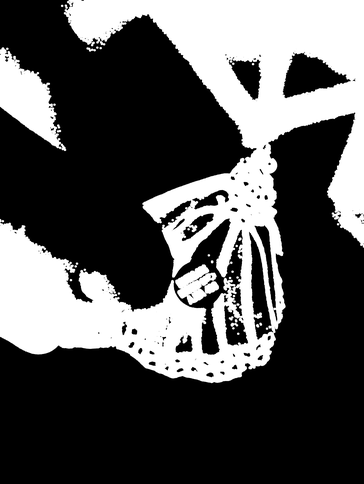
#> input picture debug/sample1_02_dilated_dark.png, 364 x 484 px, shrunk from 3072 x 4080 before the run, given in place of IMG_20260209_141642556.jpg, which was not available
$ python rectify.py
#> lines starting #> are read from the running program, lines starting #| are printed output that depends on the picture; after the words box and inside, x2 and y2 are one past the last pixel; in counts of white or black regions, pixels touching at a corner belong together; pictures that were not available may be replaced by others from this repository, and a replacement may not be noted
#> further down, img is the input picture: shape (484, 364, 3); min 0, max 255, mean 84.8
import cv2
import os
import numpy as np
import random as rng
def save(out_dir, name, img):
    os.makedirs(out_dir, exist_ok=True)
    out_path = os.path.abspath(os.path.join(out_dir, f"{name}.png"))
    ok = cv2.imwrite(out_path, img)
    print("Saved:", out_path, "ok =", ok)

def process(path, out_dir):
    image = cv2.imread(path)
    if image is None:
        raise ValueError(f"Cannot find the image: {path}")

    gray = cv2.cvtColor(image, cv2.COLOR_BGR2GRAY)
    print("original shape:", image.shape, "gray shape:", gray.shape)
    save_debug(out_dir, "gray.png", gray)

    hsv = cv2.cvtColor(image, cv2.COLOR_BGR2HSV)
    save_debug(out_dir, "hsv.png", hsv)

    lower = (0, 0, 160)
    upper = (180, 70, 255)
    mask = cv2.inRange(hsv, lower, upper)
    print(type(mask), mask.dtype, mask.shape)
    print("unique values:", np.unique(mask))

    kernel_close = np.ones((7,7), np.uint8)
    kernel_open = np.ones((5,5), np.uint8)
    close1 = cv2.morphologyEx(mask, cv2.MORPH_CLOSE, kernel_close, iterations=1)
    save_debug(out_dir, "close1.png", close1)

    close2 = cv2.morphologyEx(mask, cv2.MORPH_CLOSE, kernel_close, iterations=1)
    save_debug(out_dir, "close2.png", close2)

    open_after = cv2.morphologyEx(close2, cv2.MORPH_OPEN, kernel_open, iterations=1)
    save_debug(out_dir, "05_open_after_close.png", open_after)

def save_step(out_dir, name, img):
    os.makedirs(out_dir, exist_ok=True)

    # If mask is boolean, convert to 0/255
    if img.dtype == np.bool_:
        img = (img.astype(np.uint8) * 255)

    # If float 0..1, scale to 0..255
    if img.dtype in (np.float32, np.float64):
        img = np.clip(img * 255, 0, 255).astype(np.uint8)

    cv2.imwrite(os.path.join(out_dir, f"{name}.png"), img)

def overlay_mask(bgr, mask, alpha=0.45):
    # mask: 0/255 single-channel
    out = bgr.copy()
    red = np.zeros_like(bgr)
    red[:, :, 2] = 255
    m = mask > 0
    out[m] = (alpha * red[m] + (1 - alpha) * bgr[m]).astype(np.uint8)
    return out

def hsv_white_mask(img_bgr, S_max=25, V_min=150):
    """
    White-ish pixels: low saturation + high value.
    OpenCV HSV ranges: H:0-179, S:0-255, V:0-255
    """
#> called with S_max = 60, V_min = 155
    hsv = cv2.cvtColor(img_bgr, cv2.COLOR_BGR2HSV)
#> hsv: shape (484, 364, 3); mean H, S, V 0, 0, 84.8
    lower = (0,   0,   V_min)
    upper = (179, S_max, 255)
    white = cv2.inRange(hsv, lower, upper)
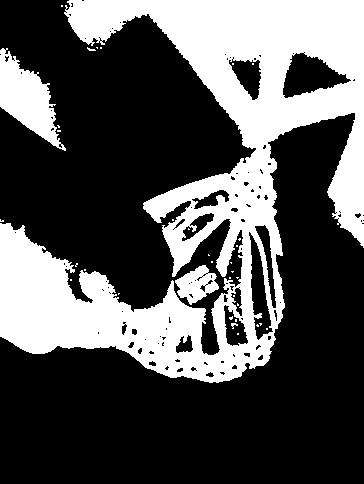
#> white: shape (484, 364); 33% white; 35 white regions (31 under 20 px), largest, box (x1, y1, x2, y2) and area: (0, 0, 364, 383) 53791, (0, 48, 66, 151) 3135, (175, 265, 219, 305) 969, (231, 323, 238, 329) 21
    return hsv, white

def wing_dark_mask(img_bgr, dark_max=80):
    """
    Dark wing pixels in grayscale (helps restrict search region).
    """
    gray = cv2.cvtColor(img_bgr, cv2.COLOR_BGR2GRAY)
    dark = cv2.inRange(gray, 0, dark_max)
    return gray, dark

def clean_mask(mask, open_k=7, close_k=7):
    """
    OPEN removes thin streaks; CLOSE fills small holes.
    """
    k_open = cv2.getStructuringElement(cv2.MORPH_ELLIPSE, (open_k, open_k))
    k_close = cv2.getStructuringElement(cv2.MORPH_ELLIPSE, (close_k, close_k))
    m = cv2.morphologyEx(mask, cv2.MORPH_OPEN, k_open, iterations=1)
    m = cv2.morphologyEx(m, cv2.MORPH_CLOSE, k_close, iterations=1)
    return m

def build_candidate(img_bgr,
                    S_max=70, V_min=160,
                    dark_max=80, dilate_k=25,
                    open_k=7, close_k=7,
                    out_dir="debug", prefix="img"):
    # --- HSV channels + white mask ---
    hsv, white = hsv_white_mask(img_bgr, S_max=S_max, V_min=V_min)
    H, S, V = cv2.split(hsv)
#> H: shape (484, 364); every value is 0

    # Visualize H/S/V nicely:
    # Hue is 0..179; scale to 0..255 for viewing
    H_vis = cv2.convertScaleAbs(H, alpha=(255.0 / 179.0))
    save(out_dir, f"{prefix}_00_H", H_vis)
#| Saved: debug/sample_00_H.png ok = True
    save(out_dir, f"{prefix}_00_S", S)
#| Saved: debug/sample_00_S.png ok = True
    save(out_dir, f"{prefix}_00_V", V)
#| Saved: debug/sample_00_V.png ok = True
    save(out_dir, f"{prefix}_01_white_mask_raw", white)
#| Saved: debug/sample_01_white_mask_raw.png ok = True
    save(out_dir, f"{prefix}_01_overlay_white_raw", overlay_mask(img_bgr, white))
#| Saved: debug/sample_01_overlay_white_raw.png ok = True

    # --- Dark wing mask + dilation (restrict region to near-wing) ---
    gray, dark = wing_dark_mask(img_bgr, dark_max=dark_max)
#> in wing_dark_mask, `dark = cv2.inRange(gray, 0, dark_max)`:
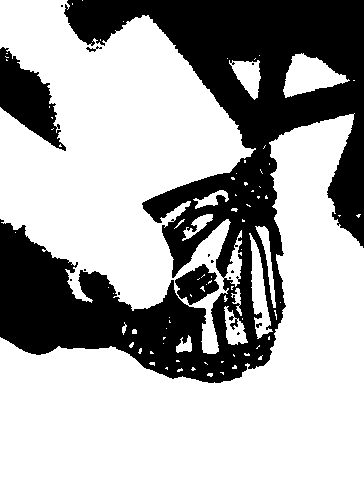
#> dark: shape (484, 364); 66.2% white; 15 black regions (11 under 20 px), largest, box (x1, y1, x2, y2) and area: (0, 0, 364, 383) 55152, (0, 47, 66, 151) 3263, (175, 264, 219, 305) 1039, (86, 46, 102, 52) 37
    save(out_dir, f"{prefix}_02_gray", gray)
#| Saved: debug/sample_02_gray.png ok = True
#| Saved: debug/sample_02_dark_mask.png ok = True
    save(out_dir, f"{prefix}_02_dark_mask", dark)
    save(out_dir, f"{prefix}_02_overlay_dark", overlay_mask(img_bgr, dark))
#| Saved: debug/sample_02_overlay_dark.png ok = True

    k = cv2.getStructuringElement(cv2.MORPH_ELLIPSE, (dilate_k, dilate_k))
    dark_dil = cv2.dilate(dark, k, iterations=1)
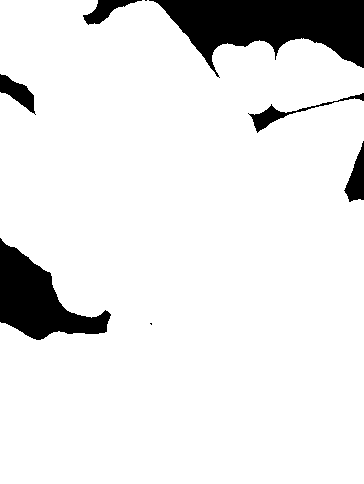
#> dark_dil: shape (484, 364); 90.4% white; 8 black regions (2 under 20 px), largest, box (x1, y1, x2, y2) and area: (149, 0, 364, 78) 9130, (0, 238, 111, 340) 5205, (344, 141, 364, 202) 656, (0, 74, 36, 115) 646, (248, 93, 364, 133) 645, (83, 0, 142, 25) 581
    save(out_dir, f"{prefix}_03_dark_dilated", dark_dil)
#| Saved: debug/sample_03_dark_dilated.png ok = True
    save(out_dir, f"{prefix}_03_overlay_dark_dilated", overlay_mask(img_bgr, dark_dil))
#> call 3 of overlay_mask, with alpha = 0.45
#> in overlay_mask (call 3), `out[m] = (alpha * red[m] + (1 - alpha) * bgr[m]).astype(np.uint8)`:
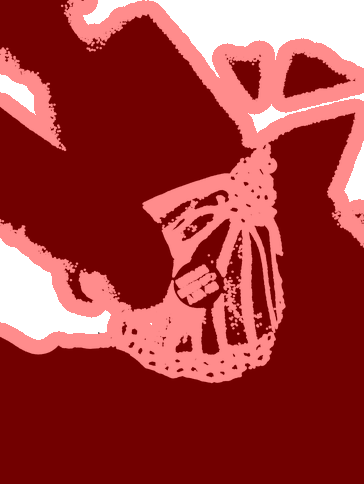
#> out: shape (484, 364, 3); mean B, G, R 57.5, 57.5, 160.9
#| Saved: debug/sample_03_overlay_dark_dilated.png ok = True

    # --- Candidate: white pixels near wing ---
    candidate = cv2.bitwise_and(white, dark_dil)
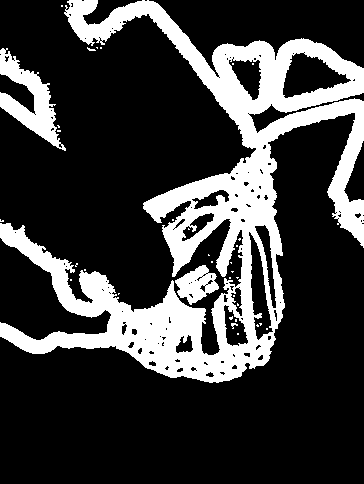
#> candidate: shape (484, 364); 23.4% white; 35 white regions (31 under 20 px), largest, box (x1, y1, x2, y2) and area: (0, 0, 364, 383) 37571, (0, 48, 66, 151) 2489, (175, 265, 219, 305) 969, (231, 323, 238, 329) 21
    save(out_dir, f"{prefix}_04_candidate_raw", candidate)
#| Saved: debug/sample_04_candidate_raw.png ok = True
    save(out_dir, f"{prefix}_04_overlay_candidate_raw", overlay_mask(img_bgr, candidate))
#| Saved: debug/sample_04_overlay_candidate_raw.png ok = True

    # --- Clean candidate (remove thin streaks / fill holes) ---
    candidate_clean = clean_mask(candidate, open_k=open_k, close_k=close_k)
#> in clean_mask, `m = cv2.morphologyEx(mask, cv2.MORPH_OPEN, k_open, iterations=1)`: m: shape (484, 364); 21% white; 6 white regions, box (x1, y1, x2, y2) and area: (68, 0, 364, 273) 20574, (0, 223, 272, 383) 13276, (0, 55, 57, 143) 2202, (176, 265, 207, 301) 631, (182, 206, 209, 223) 262, (205, 283, 216, 293) 78
#> in clean_mask, `m = cv2.morphologyEx(m, cv2.MORPH_CLOSE, k_close, iterations=1)`:
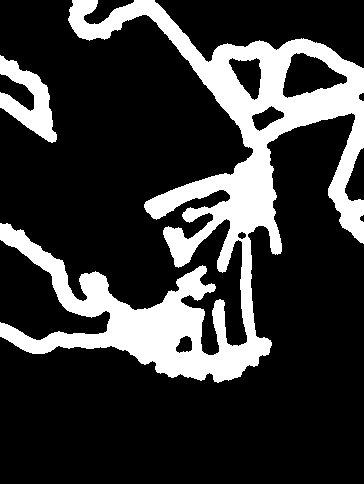
#> m: shape (484, 364); 21.9% white; 2 white regions, box (x1, y1, x2, y2) and area: (0, 0, 364, 383) 36313, (0, 55, 57, 143) 2239
    save(out_dir, f"{prefix}_05_candidate_clean", candidate_clean)
#| Saved: debug/sample_05_candidate_clean.png ok = True
    save(out_dir, f"{prefix}_05_overlay_candidate_clean", overlay_mask(img_bgr, candidate_clean))
#> in overlay_mask (call 5), `out[m] = (alpha * red[m] + (1 - alpha) * bgr[m]).astype(np.uint8)`:
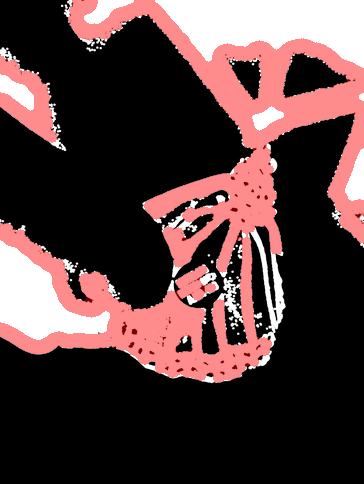
#> out: shape (484, 364, 3); mean B, G, R 60.2, 60.2, 85.4
#| Saved: debug/sample_05_overlay_candidate_clean.png ok = True

    return candidate_clean

if __name__ == "__main__":
    img_path = "data/raw/IMG_20260209_141642556.jpg"   # <-- change this
    img = cv2.imread(img_path)
    if img is None:
        raise SystemExit("Could not read image. Check the path.")

    # Start with these; tune after looking at debug outputs
    build_candidate(
        img,
        S_max=60, V_min=155,     # <-- main HSV knobs
        dark_max=85, dilate_k=31, # <-- near-wing restriction knobs
        open_k=9, close_k=7,     # <-- morphology knobs
        out_dir="debug",
        prefix="sample"
    )
    print("Saved debug images to ./debug/")
